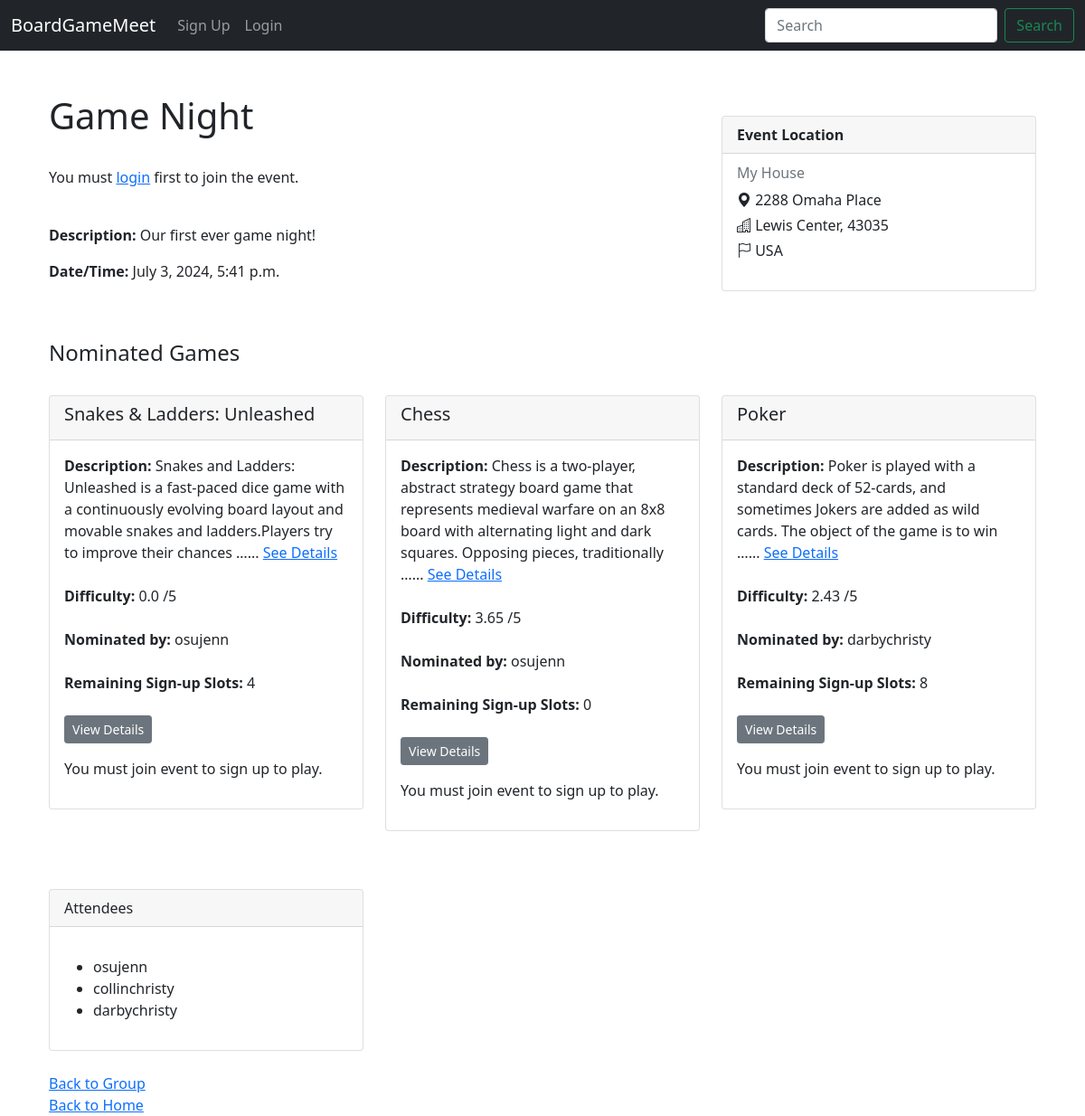
The page /event/1/ on the database its author committed.
### boardgame/models.py (models this page shows, shortened)
class Event(models.Model):
    group = models.ForeignKey(Group, on_delete=models.CASCADE)
    title = models.CharField(max_length=100)
    description = models.TextField()
    date_time = models.DateTimeField()
    location = models.ForeignKey('EventLocation', on_delete=models.CASCADE)
    attendees = models.ManyToManyField(User, through='EventAttendance')
    nominations = models.ManyToManyField(Game, through='GameNomination')

class EventLocation(models.Model):
    name = models.CharField(max_length=255)
    address = models.CharField(max_length=255)
    city = models.CharField(max_length=100)
    postcode = models.CharField(max_length=20)
    country = models.CharField(max_length=20)
    latitude = models.DecimalField(max_digits=9, decimal_places=6, blank=True, null=True)
    longitude = models.DecimalField(max_digits=9, decimal_places=6, blank=True, null=True)

class GameNomination(models.Model):
    event = models.ForeignKey(Event, on_delete=models.CASCADE)
    game = models.ForeignKey(Game, on_delete=models.CASCADE)
    nominator = models.ForeignKey(User, on_delete=models.CASCADE)
    date_nominated = models.DateTimeField(auto_now_add=True)
    class Meta:
        unique_together = ('event', 'game')

class Game(models.Model):
    name = models.CharField(max_length=200)
    min_players = models.PositiveIntegerField(blank=True, null=True)
    max_players = models.PositiveIntegerField(blank=True, null=True)
    min_playtime = models.PositiveIntegerField(blank=True, null=True)
    max_playtime = models.PositiveIntegerField(blank=True, null=True)
    age =models.PositiveIntegerField(blank=True, null=True)
    weight = models.CharField(max_length=10, blank=True, null=True)
    description = models.TextField(blank=True, null=True)
    thumbnail = models.URLField(blank=True, null=True)

### boardgame/views.py (the view, shortened to what this page needs)
# urls.py: path('event/<int:event_id>/', views.event_details, name='event_details'),
def event_details(request, event_id):
    event = get_object_or_404(Event, id=event_id)
    attendees = event.attendees.all()
    nominations = event.gamenomination_set.all()
    is_attending = False
    if request.user.is_authenticated:
        is_attending = attendees.filter(id=request.user.id).exists()
    nominations_with_slots = []
    for nomination in nominations:
        signed_up_count = GameSignup.objects.filter(nomination=nomination).count()
        remaining_slots = nomination.game.max_players - signed_up_count
        is_signed_up = False
        if request.user.is_authenticated:
            is_signed_up = GameSignup.objects.filter(nomination=nomination, user=request.user).exists()
        nominations_with_slots.append({
            'nomination': nomination,
            'remaining_slots': remaining_slots,
            'is_signed_up': is_signed_up
        })
    context = {
        'event': event,
        'is_attending': is_attending,
        'nominations': nominations,
        'attendees': attendees,
        'nominations_with_slots': nominations_with_slots,
    }
    return render(request, 'boardgame/event_details.html', context)

### boardgame/templates/boardgame/event_details.html (shortened to what this page needs)
{% extends 'boardgame/base.html' %}
{% load static %}
{% block content %}
<head>
    <link href="https://cdn.jsdelivr.net/npm/bootstrap@5.0.2/dist/css/bootstrap.min.css" rel="stylesheet">
    <link rel="stylesheet" href="https://cdnjs.cloudflare.com/ajax/libs/bootstrap-icons/1.5.0/font/bootstrap-icons.min.css">
</head>
<body>
    <div class="container mt-4">
        <div class="row">
            <div class="col-md-8">
                <h1>{{ event.title }}</h1>
                <br/>
                <div>
                    {% if user.is_authenticated %}
                    <form method="post" action="">
                        {% csrf_token %}
                        {% if is_attending %}
                        <button type="submit" class="btn btn-secondary btn-sm" name="leave">Leave Event</button>
                        <a href="{% url 'nominate_game' event.id %}" class="btn btn-secondary btn-sm">Nominate Game</a>
                        {% else %}
                        <button type="submit" class="btn btn-secondary btn-sm" name="join">Join Event</button>
                        {% endif %}
                    </form>
                    {% else %}
                    <p>You must <a href="{% url 'login' %}">login</a> first to join the event.</p>
                    {% endif %}
                </div>
                <br/>
                <p><strong>Description:</strong> {{ event.description }}</p>
                <p><strong>Date/Time:</strong> {{ event.date_time }}</p>
            </div>
            <div class="col-md-4">
                <div class="card mt-4">
                    <div class="card-header">
                        <strong class="card-title">Event Location</strong>
                    </div>
                    <div class="card-body">
                        <h6 class="card-subtitle mb-2 text-muted">{{ event.location.name }}</h6>
                        <p class="mb-1"><i class="bi bi-geo-alt-fill"></i> {{ event.location.address }}</p>
                        <p class="mb-1"><i class="bi bi-building"></i> {{ event.location.city }}, {{ event.location.postcode }}</p>
                        <p><i class="bi bi-flag"></i> {{ event.location.country }}</p>
                    </div>
                </div>
            </div>
        </div>
        <br /> <br />
        <h4>Nominated Games</h4>
        <br />
        <div class="row">
            {% for item in nominations_with_slots %}
            <div class="col-md-4 mb-3">
                <div class="card">
                    <div class="card-header">
                        <h5>{{ item.nomination.game.name }}</h5>
                    </div>
                    <div class="card-body">
                        <p class="card-text">
                            <b>Description:</b> {{ item.nomination.game.description|truncatewords:25|striptags|safe }}... <a href="{% url 'game_details' event.id item.nomination.game.id %}">See Details</a>
                            <br /><br />
                            <b>Difficulty:</b> {{ item.nomination.game.weight }} /5
                            <br/><br/>
                            <b>Nominated by:</b> {{ item.nomination.nominator.username }}
                            <br/><br/>
                            <b>Remaining Sign-up Slots:</b> {{ item.remaining_slots }}
                            <br/><br/>
                            <a href="{% url 'game_details' event.id item.nomination.game.id %}" class="btn btn-secondary btn-sm">View Details</a>
                            <div>
                                {% if user.is_authenticated and is_attending %}
                                    <form method="post">
                                        {% csrf_token %}
                                        <input type="hidden" name="nomination_id" value="{{ item.nomination.id }}">
                                        {% if item.is_signed_up %}
                                            <button type="submit" class="btn btn-secondary btn-sm" name="leave_game">Leave Game</button>
                                        {% elif item.remaining_slots > 0 %}
                                            <button type="submit" class="btn btn-primary btn-sm" name="sign_up">Sign up</button>
                                        {% endif %}
                                        {% if item.nomination.nominator == user %}
                                            <button type="submit" class="btn btn-danger btn-sm" name="remove_nomination">Remove Nomination</button>
                                        {% endif %}
                                    </form>
                                {% else %}
                                    <p>You must join event to sign up to play.</p>
                                {% endif %}
                            </div>
                        </p>
                    </div>
                </div>
            </div>
            {% endfor %}
        </div>
        <br /> <br />
        <div class="row">
            <div class="col-md-4">
                <div class="card">
                    <div class="card-header">
                        Attendees
                    </div>
                    <div class="card-body">
                        <p class="card-text">
                            <ul>
                                {% for attendee in attendees %}
                                <li>{{ attendee.username }}</li>
                                {% endfor %}
                            </ul>
                        </p>
                    </div>
                </div>
            </div>
        </div>
        <br />
        <div>
            <a href="{% url 'group_profile' event.group.slug %}">Back to Group</a>
            <br />
            <a href="{% url 'home' %}">Back to Home</a>
        </div>
    </div>
</body>
{% endblock %}

### rows shown on the page
Event: title "Game Night", description "Our first ever game night!", date_time "July 3, 2024, 5:41 p.m.", location.name "My House", location.address "2288 Omaha Place", location.city "Lewis Center", location.postcode "43035", location.country "USA"
GameNomination: nomination.game.name "Snakes & Ladders: Unleashed", nomination.game.description "Snakes and Ladders: Unleashed is a fast-paced dice game with a continuously evolving board layout and movable snakes and ladders.Players try to improve their chances …", nomination.game.weight "0.0", nomination.nominator.username "osujenn", remaining_slots "4"
GameNomination: nomination.game.name "Chess", nomination.game.description "Chess is a two-player, abstract strategy board game that represents medieval warfare on an 8x8 board with alternating light and dark squares. Opposing pieces, traditionally …", nomination.game.weight "3.65", nomination.nominator.username "osujenn", remaining_slots "0"
GameNomination: nomination.game.name "Poker", nomination.game.description "Poker is played with a standard deck of 52-cards, and sometimes Jokers are added as wild cards. The object of the game is to win …", nomination.game.weight "2.43", nomination.nominator.username "darbychristy", remaining_slots "8"

### other values the page prints
{{ attendee.username }} "osujenn"
{{ attendee.username }} "collinchristy"
{{ attendee.username }} "darbychristy"
